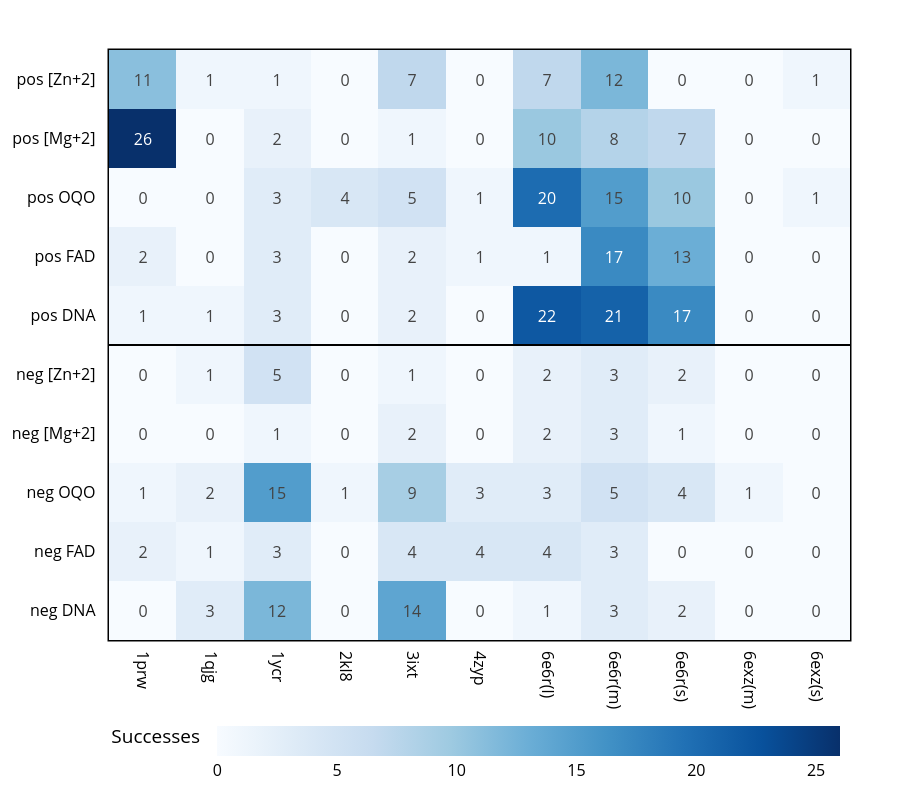

Write notebook code for a chart like this one.
### Code cell
effector_category = {
    "OQO": "ligand",
    "FAD": "ligand",
    "Zn": "ion",
    "Mg": "ion"
}
def sort_key(idx):
    eff, typ = idx.split()
    cat = effector_category.get(eff, "other")
    return (0 if typ=="neg" else 1, 
            0 if cat=="ligand" else 1, 
            eff)

def shorten_label(label: str) -> str:
    if label.endswith("_short"):
        return label.replace("_short", "(s)")
    elif label.endswith("_med"):
        return label.replace("_med", "(m)")
    elif label.endswith("_long"):
        return label.replace("_long", "(l)")
    return label  # leave unchanged


df_all = pd.concat([df_pos,df_pos_FAD, df_pos_zn,df_pos_mg,df_pos_dna, df_neg, df_neg_fad, df_neg_zn,df_neg_mg, df_neg_dna], ignore_index=True)
df_all["type"] = df_all["task"].apply(lambda x: "pos" if "pos" in x else "neg")
heatmap_df = df_all.pivot_table(
    index=["effector", "type"],
    columns="motif",
    values="success_count",
    fill_value=0
)

heatmap_df.index = heatmap_df.index.map(lambda x: f"{x[1]} {x[0]}   ")
heatmap_df = heatmap_df.loc[:, (heatmap_df != 0).any(axis=0)]
heatmap_df = heatmap_df.loc[
    sorted(heatmap_df.index, key=lambda s: (s.split()[0], s.split()[1]))[::-1]
]

neg_rows = [i for i, idx in enumerate(heatmap_df.index) if "neg" in idx]
x_labels = [shorten_label(col) for col in heatmap_df.columns]

fig = px.imshow(
    heatmap_df.values,
    x=x_labels,
    y=heatmap_df.index,
    color_continuous_scale="Blues",
    aspect="auto",
    text_auto=True
)

fig.update_layout(
    # title="One motif two states successes",
    font=dict( size=16,color="black"),
    xaxis=dict(side="bottom", tickangle=90,ticklabelstandoff=10),   
    yaxis=dict(autorange="reversed"),
    # xaxis_title="Motif",
    # yaxis_title="Effector",
    coloraxis_colorbar=dict(title="Successes", orientation="h"),
    width=900,
    height=800,
    margin=dict(l=50, r=50, t=50, b=100),
    coloraxis_colorbar_y=-0.25,
    coloraxis_colorbar_x=30
)


fig.add_hline(
    y=len(heatmap_df.index)//2 -0.5 ,
    line_width=2,
    line_dash="solid",
    line_color="black"
)
fig.add_shape(
    type="rect",
    xref="paper", yref="paper", 
    x0=0, y0=0, x1=1.0, y1=1.0, 
    line=dict(
        color="black",  
        width=3,       
    ),
    layer="below"
)
    
fig.show()

### Figure 1 — Plotly figure (JSON) as saved in the notebook; plotly's stock layout.template omitted (floating-point values rounded to 4 significant figures)
{"data": [{"coloraxis": "coloraxis", "hovertemplate": "x: %{x}<br>y: %{y}<br>color: %{z}<extra></extra>", "name": "0", "texttemplate": "%{z}", "type": "heatmap", "x": ["1prw", "1qjg", "1ycr", "2kl8", "3ixt", "4zyp", "6e6r(l)", "6e6r(m)", "6e6r(s)", "6exz(m)", "6exz(s)"], "xaxis": "x", "y": ["pos [Zn+2]   ", "pos [Mg+2]   ", "pos OQO   ", "pos FAD   ", "pos DNA   ", "neg [Zn+2]   ", "neg [Mg+2]   ", "neg OQO   ", "neg FAD   ", "neg DNA   "], "yaxis": "y", "z": [[11.0, 1.0, 1.0, 0.0, 7.0, 0.0, 7.0, 12.0, 0.0, 0.0, 1.0], [26.0, 0.0, 2.0, 0.0, 1.0, 0.0, 10.0, 8.0, 7.0, 0.0, 0.0], [0.0, 0.0, 3.0, 4.0, 5.0, 1.0, 20.0, 15.0, 10.0, 0.0, 1.0], [2.0, 0.0, 3.0, 0.0, 2.0, 1.0, 1.0, 17.0, 13.0, 0.0, 0.0], [1.0, 1.0, 3.0, 0.0, 2.0, 0.0, 22.0, 21.0, 17.0, 0.0, 0.0], [0.0, 1.0, 5.0, 0.0, 1.0, 0.0, 2.0, 3.0, 2.0, 0.0, 0.0], [0.0, 0.0, 1.0, 0.0, 2.0, 0.0, 2.0, 3.0, 1.0, 0.0, 0.0], [1.0, 2.0, 15.0, 1.0, 9.0, 3.0, 3.0, 5.0, 4.0, 1.0, 0.0], [2.0, 1.0, 3.0, 0.0, 4.0, 4.0, 4.0, 3.0, 0.0, 0.0, 0.0], [0.0, 3.0, 12.0, 0.0, 14.0, 0.0, 1.0, 3.0, 2.0, 0.0, 0.0]]}], "layout": {"coloraxis": {"colorbar": {"orientation": "h", "title": {"text": "Successes"}, "x": 30, "y": -0.25}, "colorscale": [[0, "rgb(247,251,255)"], [0.125, "rgb(222,235,247)"], [0.25, "rgb(198,219,239)"], [0.375, "rgb(158,202,225)"], [0.5, "rgb(107,174,214)"], [0.625, "rgb(66,146,198)"], [0.75, "rgb(33,113,181)"], [0.875, "rgb(8,81,156)"], [1, "rgb(8,48,107)"]]}, "font": {"color": "black", "size": 16}, "height": 800, "margin": {"b": 100, "l": 50, "r": 50, "t": 50}, "shapes": [{"line": {"color": "black", "dash": "solid", "width": 2}, "type": "line", "x0": 0, "x1": 1, "xref": "x domain", "y0": 4.5, "y1": 4.5, "yref": "y"}, {"layer": "below", "line": {"color": "black", "width": 3}, "type": "rect", "x0": 0, "x1": 1, "xref": "paper", "y0": 0, "y1": 1, "yref": "paper"}], "width": 900, "xaxis": {"anchor": "y", "domain": [0, 1], "side": "bottom", "tickangle": 90, "ticklabelstandoff": 10}, "yaxis": {"anchor": "x", "autorange": "reversed", "domain": [0, 1]}}}
